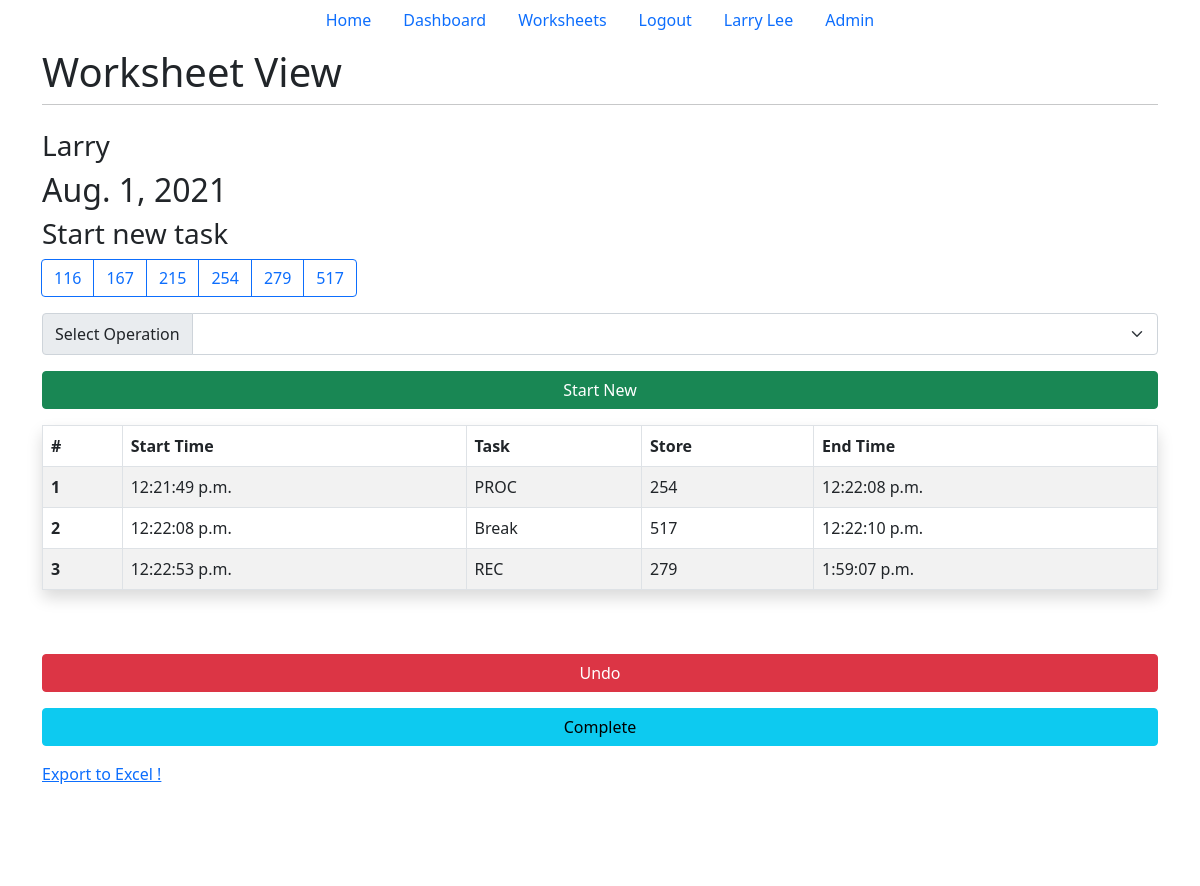
/tracker/14 (signed in), run on an earlier commit of the app's database.
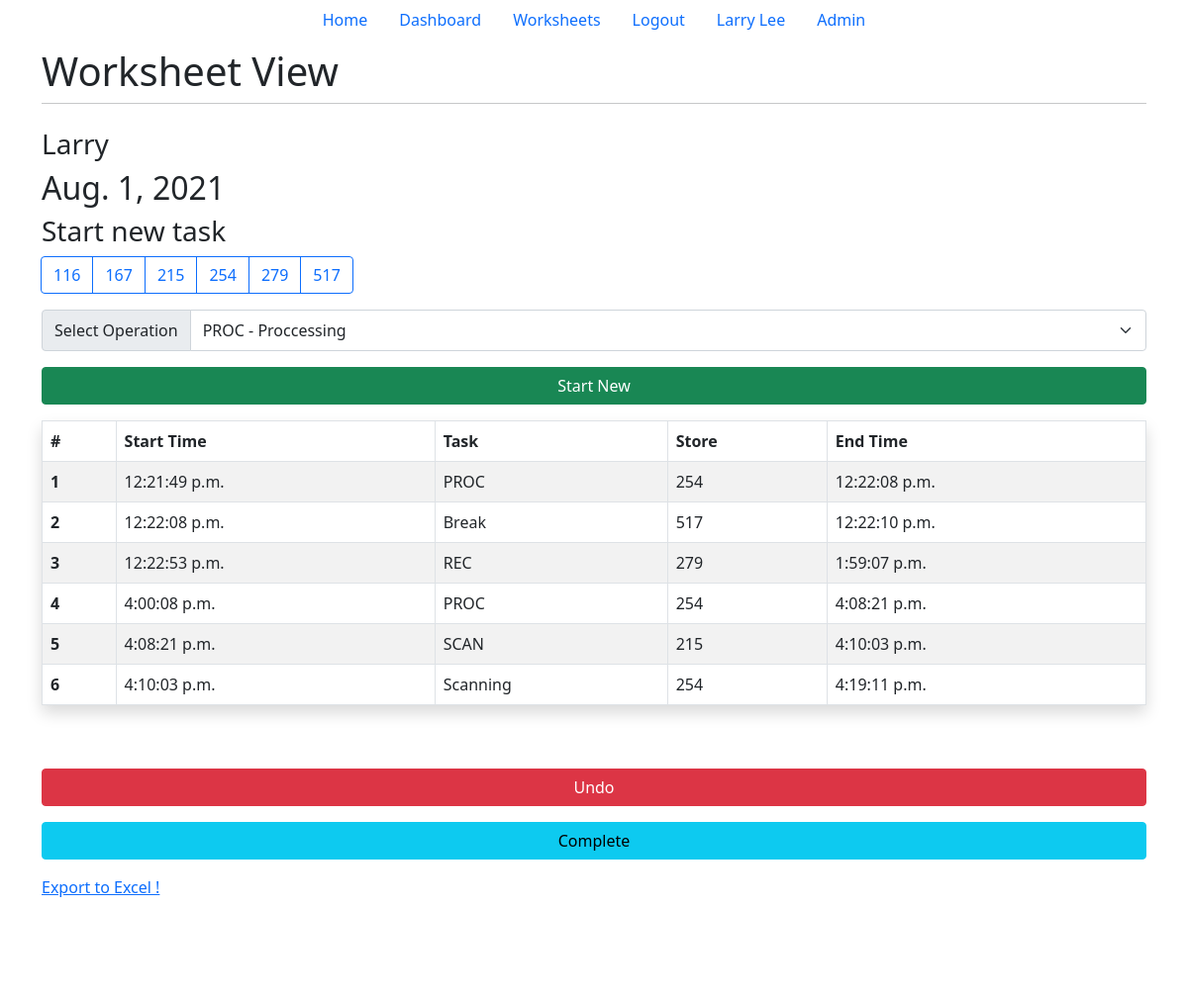
And on a later commit of the database.
### main/models.py (models this page shows, shortened)
class Worksheet(models.Model):
    user = models.ForeignKey(
        User, on_delete=models.CASCADE, related_name="worksheet", null=True)
    name = models.CharField(max_length=20)
    date = models.DateField(name="date", auto_now_add=True)
    stores = [
        {"name": 'Orlando',  "number": 116},
        {"name": 'LBV',      "number": 167},
        {"name": 'Vineland', "number": 215},
        {"name": 'Footwear', "number": 254},
        {"name": 'Youth',    "number": 279},
        {"name": 'Disney',   "number": 517},
    ]
    class Meta:
        verbose_name = _("Worksheet")
        verbose_name_plural = _("Worksheets")
    def get_operations(self):
        op = Operation.objects.all()
        list = []
        for item in op:
            list.append({"name":item.name, "desc":item.description})
        return list
    operations = get_operations

class Entry(models.Model):
    worksheet = models.ForeignKey(Worksheet, on_delete=models.CASCADE)
    start_time = models.TimeField(name="start_time", null=True, blank=True)
    operation = models.CharField(name="operation", max_length=10)
    store = models.IntegerField(name="store", default=116)
    end_time = models.TimeField(name="end_time", null=True, blank=True)
    class Meta:
        verbose_name = _("entry")
        verbose_name_plural = _("entries")
    def __str__(self):
        day = self.worksheet.date.strftime('%A')
        start = self.start_time.strftime('%I:%M:%S %p')
        if self.end_time == None:
            end = "None"
        else:
            end = self.end_time.strftime('%I:%M:%S %p')
        return day + "-" + str(self.store) + "-" + self.operation + "-" + start + "-" + end

class Operation(models.Model):
    name = models.CharField(name="name", max_length=30)
    description = models.CharField(name="description", max_length=30)
    class Meta:
        verbose_name = _("Operation")
        verbose_name_plural = _("Operations")

### tracker/views.py (the view, shortened to what this page needs)
# urls.py: path('tracker/<int:id>', tv.tracker, name="tracker"),
def tracker(response, id):
    try:
        ws = Worksheet.objects.get(id=id)
    except (Worksheet.DoesNotExist, AttributeError) as e:
        print(e)
        return HttpResponseRedirect('/')
    if (get_view_flag(response, ws)):
        response.session['ws'] = id
        return render(response, 'tracker/tracker.html', {"ws": ws})
    return render(response, "worksheets.html", {"ws": ws})

### tracker/views.py (called while the page is built)
def get_view_flag(response, ws):
    if response.user.is_superuser:
        return True
    if ws in response.user.worksheet.all():
        return True
    return False

### tracker/templates/tracker/tracker.html (shortened to what this page needs)
{% extends 'base.html' %}
{% load tz %}
{% block title2 %}Worksheet View{% endblock title2 %}
{% block content %}
{% if user.is_authenticated %}
<h3>{{ws.name}}</h3>
<h2>{{ws.date}}</h2>
<h3>Start new task</h3>
<div class="d-grid gap-3">
    <form method="post" action="#" , class="form-group">
        <div class="d-grid gap-3">
            <div class="btn-group-lg gap-3 me-1" role="toolbar" aria-label="Toolbar with button groups">
                <div class="btn-group" role="group" aria-label="Basic radio toggle button group">
                    {% for item in ws.stores %}
                    <label class="btn btn-outline-primary" for="btnradio{{forloop.counter}}">{{item.number}}</label>
                    {% endfor %}
                </div>
            </div>
            <div class="input-group">
                <div class="input-group-text" id="btnGroupAddon">Select Operation</div>
                <select class="form-select form-control-lg" name="operation_list" aria-describedby="btnGroupAddon"
                    required>
                    {% for item in ws.operations %}
                    <option value={{item.name}}>{{item.name}} - {{item.desc}}</option>
                    {% endfor %}
                </select>
            </div>
            <div class="d-grid gap-3">
                <button class="btn btn-success" type="submit" name="start_new" , value="start_new">Start New</button>
            </div>
        </div>
    </form>
    <table class="table table-striped table-hover table-bordered shadow p-3 mb-5 bg-body rounded">
        <thead>
            <tr>
                <th scope="col">#</th>
                <th scope="col">Start Time</th>
                <th scope="col">Task</th>
                <th scope="col">Store</th>
                <th scope="col">End Time</th>
            </tr>
        </thead>
        <tbody>
            {% for entry in ws.entry_set.all %}
            <tr>
                <th scope="row">{{forloop.counter}}</th>
                <td colspan="1">{{entry.start_time}}</td>
                <td colspan="1">{{entry.operation}}</td>
                <td colspan="1">{{entry.store}}</td>
                <td colspan="1">{{entry.end_time}}</td>
            </tr>
            {% endfor %}
        </tbody>
    </table>
    <button type="button" class="btn btn-danger" data-bs-toggle="modal" data-bs-target="#undo_button">
        Undo
    </button>
    <form method="post" action="#" , class="form-group">
        <div class="d-grid gap-3">
            <button class="btn btn-info" type="submit" name="complete" , value="complete">Complete</button>
        </div>
    </form>
    <a href="/export">Export to Excel !</a>
</div>
{% endif %}
{% endblock content %}

### main/templates/base.html (shortened to what this page needs)
<!doctype html>
<html lang="en">
<head>
    <link href="https://cdn.jsdelivr.net/npm/bootstrap@5.0.2/dist/css/bootstrap.min.css" rel="stylesheet"
>
</head>
<body>
    {% block nav %}
    <ul class="nav justify-content-center">
        <li class="nav-item">
            <a class="nav-link" href="/">Home</a>
        </li>
        <li class="nav-item">
            <a class="nav-link" href="/dashboard">Dashboard</a>
        </li>
        {% if user.is_authenticated %}
        <li class="nav-item">
            <a class="nav-link" href="/worksheets">Worksheets</a>
        </li>
        <li class="nav-item">
            <a class="nav-link" href="/logout">Logout</a>
        </li>
        <li>
            <a class="nav-link">{{user.first_name}} {{user.last_name}}</a>
        </li>
            {% if user.is_superuser %}
            <li class="nav-item">
                <a class="nav-link" href="/admin">Admin</a>
            </li>
            {% endif %}
        {% endif %}
    </ul>
    {% endblock nav %}
    <div class="wrapper container" id="content" , name="content" , class="main">
        <div class="row justify-content-center">
            <div class="col-12">
                <h1 class="mt-2"> {% block title2 %}Task Tracker{% endblock title2 %}</h1>
                <hr class="mt-0 mb-4">
                {% block content %}
                {% endblock content %}
            </div>
        </div>
    </div>
    {% block foot %}
    <footer class="mt-auto"></footer>
    {% endblock foot %}
</body>
</html>

### main/templates/base.html (style rules this page uses)
footer { background: rgb(255, 255, 255); height: 100px; padding: auto; }
html, body { max-width: 100%; overflow-x: hidden; }

What changed in the data, as far as the page shows it:
shown differently, row unchanged: Worksheet "Larry": operation_list (not shown) → "PROC - Proccessing"
added Entry: start_time "4:00:08 p.m.", operation "PROC", store "254", end_time "4:08:21 p.m."
added Entry: start_time "4:08:21 p.m.", operation "SCAN", store "215", end_time "4:10:03 p.m."
added Entry: start_time "4:10:03 p.m.", operation "Scanning", store "254", end_time "4:19:11 p.m."
